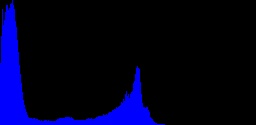
//> input picture HOMEWORK.JOEMAH/LAB2.JOEMAH.MAGENYA/Blue.jpg, 256 x 125 px
$ ./JOEMAH.hist Blue.jpg   (built with g++ and OpenCV 4)
//> lines starting //> are read from the running program, lines starting //| are printed output that depends on the picture; after the words box and inside, x2 and y2 are one past the last pixel; in counts of white or black regions, pixels touching at a corner belong together
// CREATED BY JOEMAH MAGENYA
// PHYSICS OF DATA
// ID 1233392
/* Computer vison Asignment

    WHAT THE CODE DOES
    *Takes an input image
    *Calculate histogram  for each corresponding channel
    *Display the histogram for each color, for both Equalized Image and the Original Image
    *Equalization is basically  done to improve the contrast of the image.
    *In order to equalize an image, split the image into 3 channels {Red Green Blue}
    *Use the cv::equalizeHist() to equalise each channel.
    *Finally merge the equalized planes and asign them  to the image you want to compute it's histogram.

*/


#include <opencv2/imgproc.hpp>
#include <opencv2/highgui.hpp>
#include <opencv2/opencv.hpp>
#include <opencv2/core.hpp>
#include <vector>
#include <string>
#include <iostream>

void usage( char** argv); // a function  that gives instuction  on how to use the program

void showHistogram(std::vector<std::string> windowname, cv::Mat& img)
{
    int bins = 256;// define the number of bins
    int chan = img.channels(); // number of channels

    std::vector<cv::Mat> hist(chan);

    // initialize histogram arrays

    for (int i = 0; i < hist.size(); i++)
    {
        hist[i] = cv::Mat::zeros(1, bins, CV_32SC1);
    }

    // calculate the histogram of the image

    for (int i = 0; i<img.rows; i++)
    {
        for (int j = 0; j<img.cols; j++)
        {
            for (int k = 0; k<chan; k++)
            {
               uchar val = chan == 1? img.at<uchar>(i, j) : img.at<cv::Vec3b>(i, j)[k];
               hist[k].at<int>(val) += 1;
            }
        }
    }

    // for each histogram arrays, obtain the maximum (peak) value
    // needed to  normalize the dispay later

    int hmax[3] = {0, 0, 0};

    for (int i = 0; i < chan; i++)
    {
        for (int j = 0; j < bins-1; j++)
        {
            if (hist[i].at<int>(j)> hmax[i])
            {
                hmax[i] = hist[i].at<int>(j);
            }
            else
            {
                hmax[i] = hmax[i];
            }

        }
    }

    cv::Scalar colors[3] = { cv::Scalar(255, 0, 0), cv::Scalar(0, 255, 0), cv::Scalar(0, 0, 255)};

    std::vector<cv::Mat> canvas(chan);

    // display each histogram in a canvas
    std:: string colour[3]  = { "Blue.jpg", "Green.jpg", "Red.jpg"};

    for (int i = 0; i < chan; i++)
    {
        canvas[i] = cv::Mat::ones(125, bins, CV_8UC3);

        for(int j = 0, rows = canvas[i].rows; j < bins -1; j++)
        {
            cv::line(
                    canvas[i],
                    cv::Point(j, rows),
                    cv::Point(j, rows-(hist[i].at<int>(j) * rows/hmax[i])),
                    chan == 1? cv::Scalar(200, 200, 200): colors[i],
                    1, 8, 0
                    );
        }

        imshow(chan == 1 ? "value" : windowname[i], canvas[i]);   // show the histograms
        cv::imwrite(colour[i], canvas[i]);  // save the histograms


    }
}


int main(int argc, char** argv)
{
    usage(argv);

    if (argc < 2) // check  if the user followed the given  instruction  that is how to load the imge of choice
    {
        std::cout << "Please follow  instructions" << std::endl;
        return -1;
    }

    cv::Mat imageq;
  //char* window = (char*)"Equalized Image";
    //char input_window[128] = "Original Image";
    cv::Mat imgin = cv::imread(argv[1]);  // read an image of your choice as input
//> imgin is the input picture: 125 rows x 256 cols, CV_8UC3; mean B, G, R 31.5, 0.3, 0.2

 // check if the image is readable or not
    if (imgin.empty())
    {
        std::cout << "The image you  are trying to open is not corrupted" << std::endl; // prints the error message to the user
        std::cin.get(); // wait for the user to press an input key
        return -1; // return 0 if the program runs perfectly else -1 if there is an error
    }


    // separate the image in 3 places ( B, G and R )
    std::vector<cv::Mat> bgr_planes; // initialise the image with all  channels
    cv::split( imgin, bgr_planes ); // clone the input image to  the brg_planes and separate the channels
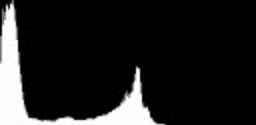
//> bgr_planes[0]: 125 rows x 256 cols, CV_8UC1; min 0, max 255, mean 31.5
    cv::equalizeHist(bgr_planes[0], bgr_planes[0]); // equalize the  channels
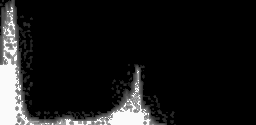
//> bgr_planes[0]: 125 rows x 256 cols, CV_8UC1; 17.58% of pixels changed, all inside (x1, y1, x2, y2) = (0, 0, 176, 125)
    cv::equalizeHist(bgr_planes[1], bgr_planes[1]);
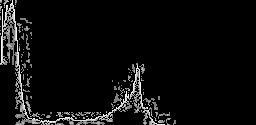
//> bgr_planes[1]: 125 rows x 256 cols, CV_8UC1; min 0, max 255, mean 13.2
    cv::equalizeHist(bgr_planes[2], bgr_planes[2]);
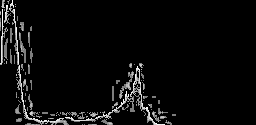
//> bgr_planes[2]: 125 rows x 256 cols, CV_8UC1; min 0, max 255, mean 11.2
    cv::merge(bgr_planes, imageq);  // merge the equalized channels and assign them to imageq
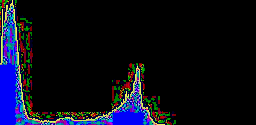
//> imageq: 125 rows x 256 cols, CV_8UC3; mean B, G, R 25.8, 13.2, 11.2

    // display equalized image
    showHistogram({"EBlue", "EGreen", "ERed"}, imageq); // show the histograms of the equalized image
//> after the loop in showHistogram, `for (int i = 0; i < chan; i++)`: hmax = [26261, 29440, 29799]
//> the loop in showHistogram, `for (int i = 0; i < chan; i++)` made 3 passes
//> pass 1, in showHistogram, `imshow(chan == 1 ? "value" : windowname[i], canvas[i]);`:
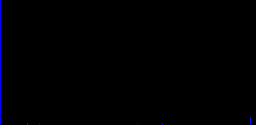
//> window 'EBlue': 125 rows x 256 cols, CV_8UC3; mean B, G, R 2.1, 0, 0
//> pass 2, in showHistogram, `imshow(chan == 1 ? "value" : windowname[i], canvas[i]);`:
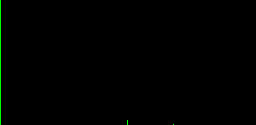
//> window 'EGreen': 125 rows x 256 cols, CV_8UC3; mean B, G, R 1, 1, 0
    cv::imshow("Equalized Image ", imageq);
    cv::imwrite("EqualizedImage.jpg ", imageq); // save the equalised image


    showHistogram({"Blue", "Green", "Red"}, imgin);
    cv::imshow("original  Image", imgin); // show the input image with its histogams

    cv::waitKey(0); // wait until  the user exist the program
    return 0;
}
void usage(char** argv) // gives the direction of use of the program  to the user
{
    std::cout << "In order to  use this program v please do follow the instuctions otherwise you  will  not be able to rutn  the  program\n\n"
        << "load the image as follow \n\n"
        << argv[0] << " path/imagename.extnsioname\n\n"
        << "For example ./" << argv[0]<< "./imagename.imageextension" // argv[o] is the name of the program.
        << std::endl;

}

$ run again, with HOMEWORK.JOEMAH/LAB2.JOEMAH.MAGENYA/EGreen.jpg copied over HOMEWORK.JOEMAH/LAB2.JOEMAH.MAGENYA/Blue.jpg
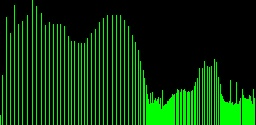
//> input picture HOMEWORK.JOEMAH/LAB2.JOEMAH.MAGENYA/EGreen.jpg, 256 x 125 px
//> imgin is the input picture: 125 rows x 256 cols, CV_8UC3; mean B, G, R 14, 51.9, 13.8
//> `cv::merge(bgr_planes, imageq);`:
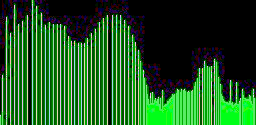
//> imageq: 125 rows x 256 cols, CV_8UC3; mean B, G, R 34.9, 86.2, 32.9
//> after the loop in showHistogram, `for (int i = 0; i < chan; i++)`: hmax = [24003, 11914, 24651]
//> the loop in showHistogram (call 2), `for (int i = 0; i < chan; i++)` made 3 passes
//> pass 2, in showHistogram (call 2), `imshow(chan == 1 ? "value" : windowname[i], canvas[i]);`:
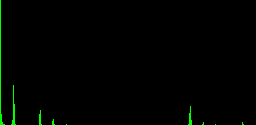
//> window 'Green': 125 rows x 256 cols, CV_8UC3; mean B, G, R 1, 2.3, 0

$ run again, with HOMEWORK.JOEMAH/LAB2.JOEMAH.MAGENYA/ERed.jpg copied over HOMEWORK.JOEMAH/LAB2.JOEMAH.MAGENYA/Blue.jpg
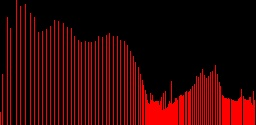
//> input picture HOMEWORK.JOEMAH/LAB2.JOEMAH.MAGENYA/ERed.jpg, 256 x 125 px
//> imgin is the input picture: 125 rows x 256 cols, CV_8UC3; mean B, G, R 6.7, 6.6, 49.4
//> `cv::equalizeHist(bgr_planes[2], bgr_planes[2]);`:
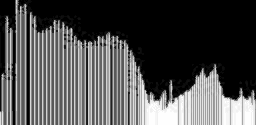
//> bgr_planes[2]: 125 rows x 256 cols, CV_8UC1; min 0, max 255, mean 78.6
//> `cv::merge(bgr_planes, imageq);`:
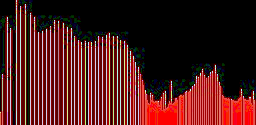
//> imageq: 125 rows x 256 cols, CV_8UC3; mean B, G, R 29.1, 29.9, 78.6
//> after the loop in showHistogram, `for (int i = 0; i < chan; i++)`: hmax = [25572, 25394, 13671]

$ run again, with HOMEWORK.JOEMAH/LAB2.JOEMAH.MAGENYA/barbecue.png saved as HOMEWORK.JOEMAH/LAB2.JOEMAH.MAGENYA/Blue.jpg
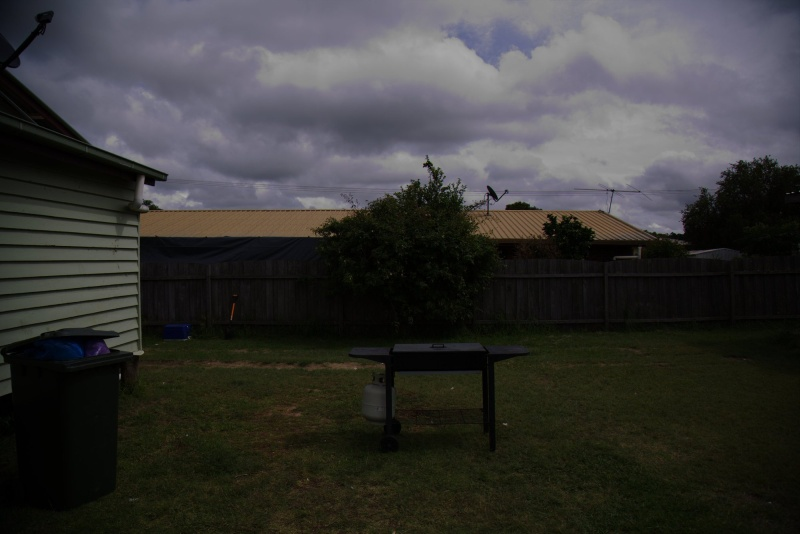
//> input picture HOMEWORK.JOEMAH/LAB2.JOEMAH.MAGENYA/barbecue.png, 800 x 534 px
//> imgin is the input picture: 534 rows x 800 cols, CV_8UC3; mean B, G, R 54.4, 56.1, 56.7
//> after the loop in showHistogram, `for (int i = 0; i < chan; i++)`: hmax = [12687, 8179, 8377]
//> after the loop in showHistogram (call 2), `for (int i = 0; i < chan; i++)`:
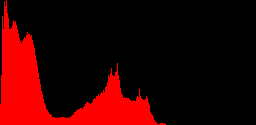
//> canvas[2]: 125 rows x 256 cols, CV_8UC3; mean B, G, R 0.8, 0, 50.1
